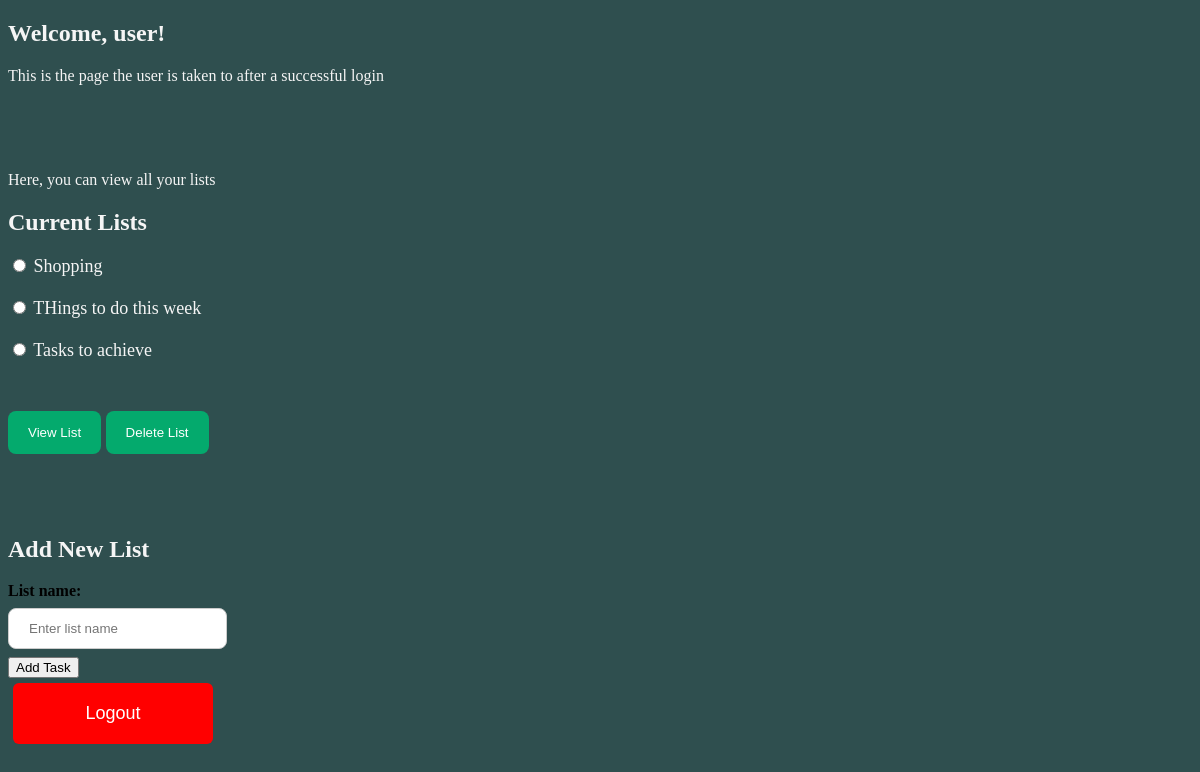
Page / (signed in) on the committed database.
### tables this page shows
CREATE TABLE Lists (
ListID INTEGER PRIMARY KEY AUTOINCREMENT NOT NULL,
UserID INTEGER,
ListName VARCHAR(30) NOT NULL,
FOREIGN KEY (UserID) REFERENCES Users(UserID)
);

### Project1/app.py (the view)
@app.route('/', methods=['GET'])
def home():
    if 'user_id' in session:
        list_names = model.get_all_list_names(g.user_id)
        list_names = [a[0] for a in list_names]
        return render_template('dashboard.html', data=list_names)
    return render_template('main_structure.html')

### Project1/app.py (called while the page is built)
@app.before_request
def before_request():
    g.user_id = None
    if 'user_id' in session:
        g.user_id = session['user_id']

### Project1/data_model.py (called while the page is built)
    def retrieve_data_multiple(self, sql_command):
        self.cursor.execute(sql_command)
        results = self.cursor.fetchall()
        return results

    def get_all_list_names(self, user_id):
        query = '''
            SELECT ListName from Lists
            WHERE UserID = '{}';
        '''.format(user_id)
        results = self.retrieve_data_multiple(query)
        return results

### Project1/templates/dashboard.html (shortened to what this page needs)
{% extends "main_structure.html" %}
{% block body %}
<body class="dashboard_body"></body>
    <h2>Welcome, user!</h2>
    <p>This is the page the user is taken to after a successful login</p>
    <br><br><br>
    <p>Here, you can view all your lists</p>
    <h2 style="color: whitesmoke;">Current Lists</h2>
    <form action="/display_list" style="color: whitesmoke; font-size: large;" method="post">
        {% for elem in data %}
        <input type="radio" id="{{ elem }}" name="list_name" value="{{elem}}">
        <label for="{{ elem }}">{{elem}}</label><br><br>
        {% endfor %}
        <br>
        <button class="btn-view-list" name="action" type="submit" value="View">View List</button>
        <button class="btn-view-list" name="action" type="submit" value="Delete">Delete List</button>
    </form>
    <br><br><br>
    <div class="add-list-container">
        <h2>
            Add New List
        </h2>
        <form action="/create_new_list", method="post">
            <label for="List name"><b>List name:</b></label><br>
            <input type="text" placeholder="Enter list name" name="list_name" required><br>
            <button class="btn-add-list" type="submit">Add Task</button>
        </form>
    </div>
    <a href="/logout">
        <button class="btn-logout">
            <span>Logout</span>
        </button>
    </a>
</body>
{% endblock %}

### Project1/static/css/style.css (style rules this page uses)
h2, p { color: whitesmoke; }
input[type=text], input[type=password] { padding: 12px 20px; border-radius: 8px; margin: 8px 0; display: inline-block; border: 1px solid #ccc; box-sizing: border-box; }
.btn-login, .btn-add-task, .btn-view-list { background-color: #04AA6D; color: white; border-radius: 8px; padding: 14px 20px; margin: 8px 0; border: none; cursor: pointer; }
.dashboard_body { background-color: darkslategray; }
.btn-logout { display: inline-block; text-align: center; border-radius: 6px; border: none; background-color: red; color: white; padding: 20px; width: 200px; margin: 5px; font-size: 18px; cursor: pointer; }

### rows in the picture
Lists: ListName "Shopping"
Lists: ListName "THings to do this week"
Lists: ListName "Tasks to achieve"
